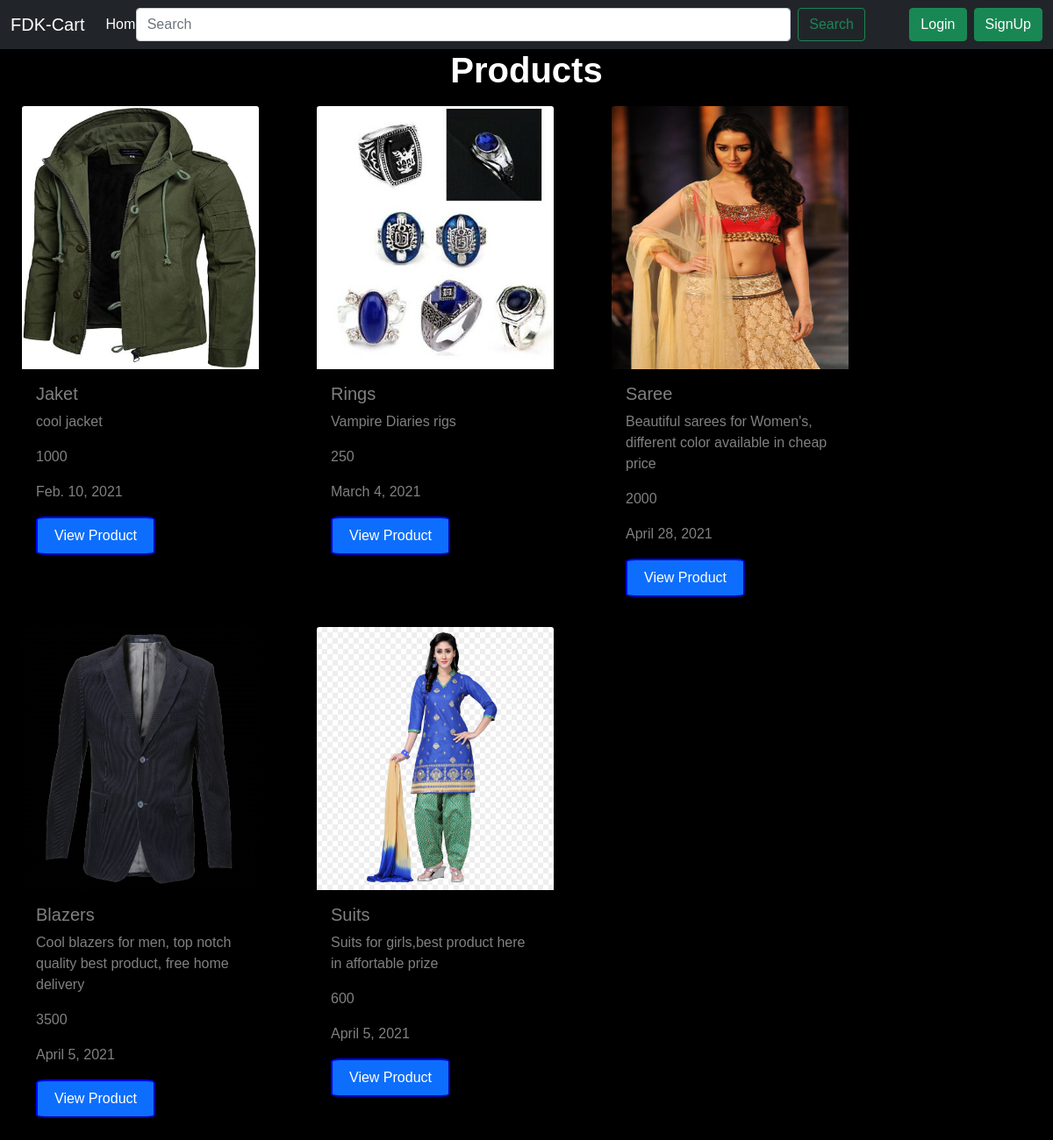
/shop/1, run on the app's committed database.
### shop/models.py (models this page shows)
class Product(models.Model):
    pr_id=models.AutoField
    pr_name=models.CharField(max_length=250)
    pr_date=models.DateField()
    pr_desc=models.CharField(max_length=500)
    pr_price=models.IntegerField()
    pr_img=models.ImageField(upload_to="shop/image")
    Model=models.CharField(max_length=266)
    color=models.CharField(max_length=266,default='Black')
    Categories=models.ForeignKey(Categorie,on_delete=models.CASCADE,null=True,blank=True)
    def __str__(self):
        return self.pr_name

### shop/views.py (the view)
# urls.py: path("<int:id>",views.index,name="ShopHome"),
def index(request,id):
    product=Product.objects.filter(Categories=id)
    print(Product.objects.filter(Categories=id))
    allpr=Product.objects.all()
    return render(request,'shop/index.html',{'product':product,'allpr':allpr})

### shop/templates/shop/index.html (shortened to what this page needs)
<!doctype html>
<html lang="en">
  {% load static %}
    <link href="https://cdn.jsdelivr.net/npm/bootstrap@5.0.0-beta2/dist/css/bootstrap.min.css" rel="stylesheet">
    <link rel="stylesheet" href={% static 'css/index.css' %}>
  </head>
 <body style="background-color:black">
  {% load static %}
  <nav class="navbar navbar-expand-lg navbar-dark bg-dark">
        <div class="container-fluid">
          <a class="navbar-brand" href="#">FDK-Cart</a>
          <div class="collapse navbar-collapse" id="navbarSupportedContent">
            <ul class="navbar-nav me-auto mb-2 mb-lg-0">
              <li class="nav-item">
                <a class="nav-link active" aria-current="page" href="/">Home</a>
              </li>
              <li class="nav-item">
                <a class="nav-link" href="{%url 'Category' %}">Store</a>
              </li>
              <li class="nav-item dropdown">
                <a class="nav-link dropdown-toggle" href="#" id="navbarDropdown" role="button" data-bs-toggle="dropdown" aria-expanded="false">
                </a>
              </li>
            </ul>
            <form method='POST' action="{%url 'Search' %}" class="d-flex"> {% csrf_token %}
              <input style='width: 235%;margin-left: -175%;' class="form-control me-2" type="search" name='query' placeholder="Search" aria-label="Search">
              <button class="btn btn-outline-success" type="submit">Search</button>
            </form>
            {% if user.is_authenticated %}
            <li class="nav-item dropdown">
                <a style='width:auto;color:white;margin-top:-15%;margin-left:6%;border:solid;border-radius:25px;background:#198754;border-width:0px' class="nav-link dropdown-toggle" href="#" id="navbarDropdown" role="button" data-bs-toggle="dropdown" aria-expanded="false">
                  Welcome {{request.user}}
                </a>
                <ul class="dropdown-menu" aria-labelledby="navbarDropdown">
                  <li><a class="dropdown-item" href="{%url 'logout1' %}">Logout</a></li>
                </ul>
              </li>
            {% else %}
            <button type="button" class="btn btn-success mx-2" data-bs-toggle="modal" data-bs-target="#loginModal">
                Login
            </button>
            <button type="button" class="btn btn-success mr-2" data-bs-toggle="modal" data-bs-target="#SignupModal">
                SignUp
            </button>{% endif %}
          </div>
        </div>
    </nav>
<center><h1 style="color:white"><b> Products</h1></b></center>
    <div class="row">
    {% for product in product %}
<div class="card my-2 mx-4" style="width: 18rem;background-color:black;">
  <img class="card-img-top"style='width:270px;height:300px;' src="/media/{{product.pr_img}}" alt="Card image cap">
  <div class="card-body">
    <h5 class="card-title">{{product.pr_name}}</h5>
    <p class="card-text">{{product.pr_desc}}</p>
    <p class="card-text">{{product.pr_price}}</p>
    <p class="card-text">{{product.pr_date}}</p>
    <button style='border-radius: 8%;
    border-color: blue;
    background: #0D6EFD;' data-Category='{{product.id}}'>
    <a href="{%url 'vp' product.id %}" class="btn btn-primary">View Product</a>
  </div>
</div>
  {% endfor %}
</div>
  </body>
</html>

### static/css/index.css (style rules this page uses)
.row .card { color: gray; }
* { box-sizing: border-box; }
html, body { height: 100%; }
body { display: grid; grid-template-rows: 1fr; font-family: "Raleway", sans-serif; background-color: #f9fffc; }

### data on the page
Product: pr_img (picture), pr_name "Jaket", pr_desc "cool jacket", pr_price "1000", pr_date "Feb. 10, 2021"
Product: pr_img (picture), pr_name "Rings", pr_desc "Vampire Diaries rigs", pr_price "250", pr_date "March 4, 2021"
Product: pr_img (picture), pr_name "Saree", pr_desc "Beautiful sarees for Women's, different color available in cheap price", pr_price "2000", pr_date "April 28, 2021"
Product: pr_img (picture), pr_name "Blazers", pr_desc "Cool blazers for men, top notch quality best product, free home delivery", pr_price "3500", pr_date "April 5, 2021"
Product: pr_img (picture), pr_name "Suits", pr_desc "Suits for girls,best product here in affortable prize", pr_price "600", pr_date "April 5, 2021"
